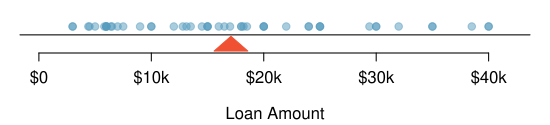

The script that drew this image:
library(openintro)

myPDF("loan_amount_dot_plot.pdf",
      5.5,
      1.25,
      mar = c(3.6, 1, 0, 1),
      mgp = c(2.5, 0.7, 0),
      tcl = -0.4)
d <- loan50$loan_amount
dotPlot(d,
        xlab = 'Loan Amount',
        ylab = '',
        pch = 20,
        col = COL[1, 3],
        cex = 1.5,
        xlim = c(0, 1.05 * max(d)),
        ylim = c(0.95, 1.05),
        axes = FALSE)
abline(h = 0.983)
AxisInDollars(1, pretty(c(0, d)))
M <- mean(d)
polygon(M + c(-1, 1, 0) * 1500,
        c(0.95, 0.95, 0.98),
        border = COL[4],
        col = COL[4])
dev.off()



set.seed(10)
myPDF("loan_amount_dot_plot_stacked.pdf",
      5.5,
      2,
      mar = c(3.6, 1, 0.5, 1),
      mgp = c(2.5, 0.7, 0))
round.to <- 1000
binned <- round.to * round(d / round.to)
tab <- table(binned)
cex    <- 1
plot(0,
     type = "n",
     xlab = "Loan Amount, Rounded to Nearest $1000",
     ylab = "",
     axes = FALSE,
     xlim = c(0, 1.05 * max(d)),
     ylim = c(-1, max(tab)))
for (i in 1:length(binned)) {
  points(rep(as.numeric(names(tab[i])), tab[i]),
         1:tab[i] - 0.4,
         pch = 19,
         col = COL[1],
         cex = cex)
}
abline(h = 0)
AxisInDollars(1, pretty(c(0, d)))
polygon(M + c(-1, 1, 0) * 1500,
        c(-1.2, -1.2, -0.1),
        border = COL[4],
        col = COL[4])
dev.off()

M
sd(d)
